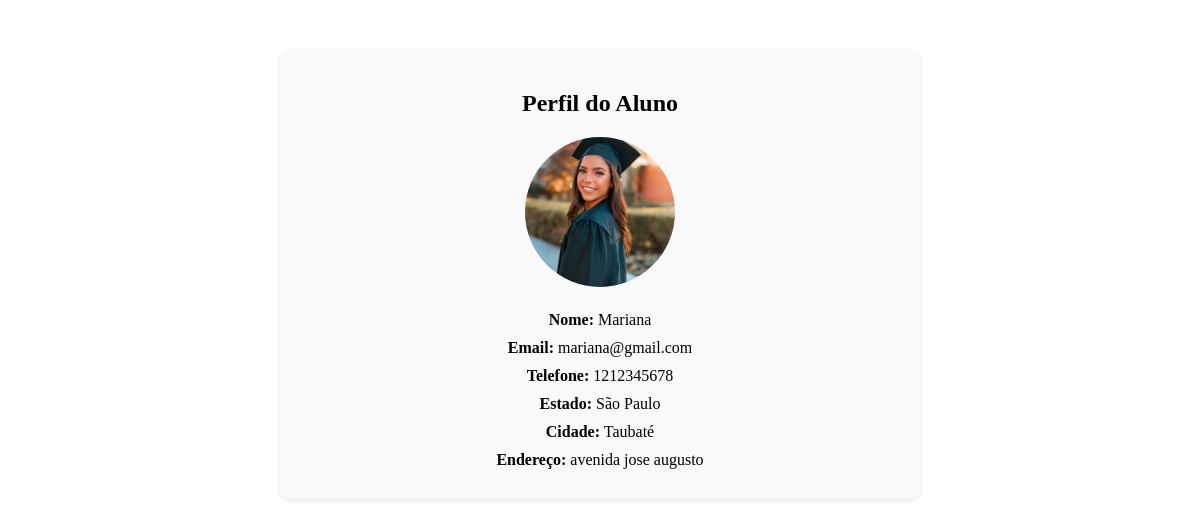
Screenshot of /perfil_aluno.php (signed in) with the database file from the repository.
### tables this page shows
CREATE TABLE alunos (
    id INT AUTO_INCREMENT PRIMARY KEY,
    nome VARCHAR(100) NOT NULL,
    email VARCHAR(100) UNIQUE NOT NULL,
    estado VARCHAR(50),
    cidade VARCHAR(50),
    endereco VARCHAR(150),
    telefone VARCHAR(20),
    foto_perfil VARCHAR(255),
    senha VARCHAR(255) NOT NULL,
    instituicao_id INT DEFAULT NULL,
    turma_id INT DEFAULT NULL,
    created_at TIMESTAMP DEFAULT CURRENT_TIMESTAMP,
    FOREIGN KEY (instituicao_id) REFERENCES instituicoes(id),
    FOREIGN KEY (turma_id) REFERENCES turmas(id)
);

### perfil_aluno.php (the view, shortened to what this page needs)
<?php
include("config/db.php");
$id_aluno = $_SESSION['usuario_id'];
$sql = "SELECT * FROM alunos WHERE id = ?";
$stmt = $conn->prepare($sql);
$stmt->bind_param("i", $id_aluno);
$stmt->execute();
$result = $stmt->get_result();
$aluno = $result->fetch_assoc();
$foto = !empty($aluno['foto_perfil']) ? $aluno['foto_perfil'] : 'uploads/default.png';
?>
<!DOCTYPE html>
<html lang="pt-br">
<head>
</head>
<body>
<div class="container">
    <h2>Perfil do Aluno</h2>
    <img src="<?= htmlspecialchars($foto) ?>" alt="Foto do Aluno" class="foto">
    <div class="info"><strong>Nome:</strong> <?= htmlspecialchars($aluno['nome']) ?></div>
    <div class="info"><strong>Email:</strong> <?= htmlspecialchars($aluno['email']) ?></div>
    <div class="info"><strong>Telefone:</strong> <?= htmlspecialchars($aluno['telefone'] ?? '-') ?></div>
    <div class="info"><strong>Estado:</strong> <?= htmlspecialchars($aluno['estado'] ?? '-') ?></div>
    <div class="info"><strong>Cidade:</strong> <?= htmlspecialchars($aluno['cidade'] ?? '-') ?></div>
    <div class="info"><strong>Endereço:</strong> <?= htmlspecialchars($aluno['endereco'] ?? '-') ?></div>
</div>
</body>
</html>

### perfil_aluno.php (style rules this page uses)
.container { max-width:600px; margin:50px auto; background:#f9f9f9; padding:20px; border-radius:10px; box-shadow:0 2px 6px rgba(0,0,0,0.1); text-align:center; }
.foto { width:150px; height:150px; border-radius:50%; object-fit:cover; margin-bottom:20px; }
.info { margin-bottom:10px; font-size:16px; }
h2 { margin-bottom:20px; }

### rows the page displays
alunos: foto_perfil (picture), nome "Mariana", email "mariana@gmail.com", telefone "1212345678", estado "São Paulo", cidade "Taubaté", endereco "avenida jose augusto"
